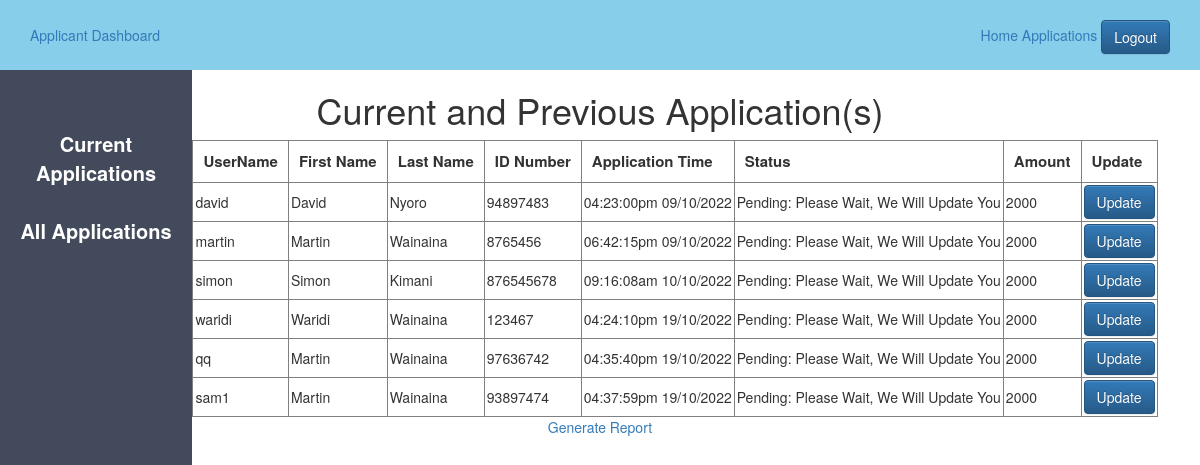
The page /current_applications.php (signed in) on the database its author committed.
### tables this page shows
CREATE TABLE `applications` (
  `Id` int(11) NOT NULL,
  `Username` varchar(30) NOT NULL,
  `Id_Number` int(20) NOT NULL,
  `Application_Date` varchar(20) NOT NULL,
  `Application_Time` varchar(30) NOT NULL,
  `Amount` int(20) NOT NULL,
  `Status` varchar(100) NOT NULL,
  `Served_By` varchar(30) NOT NULL,
  `Disbursed_Date` varchar(30) NOT NULL,
  `Phone` varchar(20) NOT NULL,
  `First_Name` varchar(30) NOT NULL,
  `Last_Name` varchar(30) NOT NULL,
  `Email` varchar(50) DEFAULT NULL
);

### current_applications.php (the view, shortened to what this page needs)
<?php
	include("config.php");
	$month_year = date("m/Y");
	$sql="SELECT * FROM applications WHERE Application_Date LIKE '%$month_year' AND Status NOT Like  '%Disbursed%'";
	$result=mysqli_query($data, $sql);
?>
<!DOCTYPE html>
<html>
<head>
		<?php
	include 'applicant_css.php';
	 ?>
</head>
<body>
	<?php
	include 'admin_sidebar.php';
	 ?>
	<center>
		<h1>Current and Previous Application(s)</h1>
		<form action="#" method="POST" >
			<table border="1px" style="margin-left: 150px;">
				<tr>
					<th style="padding: 10px; font-size: 15px;">UserName</th>
					<th style="padding: 10px; font-size: 15px;">First Name</th>
					<th style="padding: 10px; font-size: 15px;">Last Name</th>
					<th style="padding: 10px; font-size: 15px;">ID Number</th>
					<th style="padding: 10px; font-size: 15px;">Application Time</th>
					<th style="padding: 10px; font-size: 15px;">Status</th>
					<th style="padding: 10px; font-size: 15px;">Amount</th>
					<th style="padding: 10px; font-size: 15px;">Update</th>
				</tr>
				<?php
				while ($info=$result->fetch_assoc())
				{
				?>
				<tr>
					<td style="padding: 2px;">
						<?php echo "{$info['Username']}"; ?>
					</td>
					<td style="padding: 2px;">
						<?php echo "{$info['First_Name']}"; ?>
					</td>
					<td style="padding: 2px;">
						<?php echo "{$info['Last_Name']}"; ?>
					</td>
					<td style="padding:  2px;">
						<?php echo "{$info['Id_Number']}"; ?>
					</td>
					<td style="padding:  2px;">
						<?php echo "{$info['Application_Time']}"; ?>
					</td>
					<td style="padding:  2px;">
						<?php echo "{$info['Status']}"; ?>
					</td>
					<td style="padding:  2px;">
						<?php echo "{$info['Amount']}"; ?>
					</td>
					<td style="padding: 2px;" class="table_td"><?php echo "<a class='btn btn-primary' href='update_status.php?national_id={$info['Id_Number']}'>Update</a>";?></td>
				</tr>
				<?php
				}
				?>
			</table>
		</form>
		<a href="javascript:void(0);" onclick="printPage();">Generate Report</a>
	</center>
</body>
</html>

### admin.css (style rules this page uses)
* { margin: 0px; padding: 0px; }
a,a:hover { text-decoration: none!important; }

### rows shown on the page
applications: Username "david", First_Name "David", Last_Name "Nyoro", Id_Number "94897483", Application_Time "04:23:00pm 09/10/2022", Status "Pending: Please Wait, We Will Update You", Amount "2000"
applications: Username "martin", First_Name "Martin", Last_Name "Wainaina", Id_Number "8765456", Application_Time "06:42:15pm 09/10/2022", Status "Pending: Please Wait, We Will Update You", Amount "2000"
applications: Username "simon", First_Name "Simon", Last_Name "Kimani", Id_Number "876545678", Application_Time "09:16:08am 10/10/2022", Status "Pending: Please Wait, We Will Update You", Amount "2000"
applications: Username "waridi", First_Name "Waridi", Last_Name "Wainaina", Id_Number "123467", Application_Time "04:24:10pm 19/10/2022", Status "Pending: Please Wait, We Will Update You", Amount "2000"
applications: Username "qq", First_Name "Martin", Last_Name "Wainaina", Id_Number "97636742", Application_Time "04:35:40pm 19/10/2022", Status "Pending: Please Wait, We Will Update You", Amount "2000"
applications: Username "sam1", First_Name "Martin", Last_Name "Wainaina", Id_Number "93897474", Application_Time "04:37:59pm 19/10/2022", Status "Pending: Please Wait, We Will Update You", Amount "2000"
